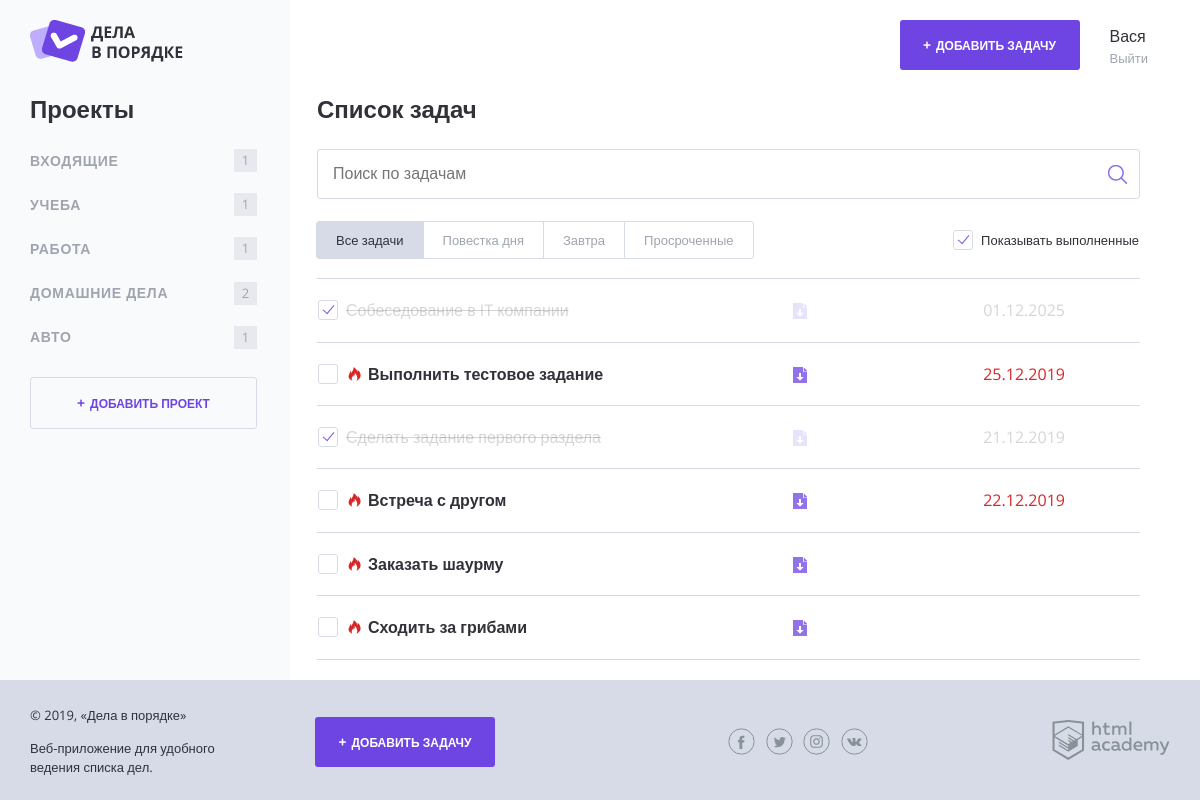
The page / on the database its author committed.
### tables this page shows
CREATE TABLE project (
    id INT AUTO_INCREMENT PRIMARY KEY COMMENT 'Идентификатор проекта',
    user_id INT NOT NULL COMMENT 'Пользователь, которому принадлежит проект',
    project_name VARCHAR(128) NOT NULL COMMENT 'Название проекта',
    INDEX (user_id)
);

CREATE TABLE task (
    id INT AUTO_INCREMENT PRIMARY KEY COMMENT 'Идентификатор задачи',
    user_id INT NOT NULL COMMENT 'Пользователь, которому принадлежит задача',
    project_id INT NOT NULL COMMENT 'Проект, которому принадлежит задача',
    task_name VARCHAR(128) NOT NULL COMMENT 'Название задачи',
    status_ready TINYINT DEFAULT 0 COMMENT 'Статус готовности',
    dt_add TIMESTAMP DEFAULT CURRENT_TIMESTAMP COMMENT 'Таймстэмп заведения задачи',
    dt_deadline VARCHAR(128) COMMENT 'Таймстэмп дедлайна',  
    INDEX (user_id),
    INDEX (project_id)
);

### helpers.php (called while the page is built, shortened)
<?php
function include_template($name, array $data = []) {
    $name = 'templates/' . $name;
    extract($data);
    require $name;
    $result = ob_get_clean();
    return $result;
}

### my_functions.php (called while the page is built, shortened)
<?php
function count_tasks2($con, $project_id){
     $query_count = "SELECT COUNT(id) FROM task WHERE project_id = $project_id";
     $result = mysqli_query($con,  $query_count)
          or exit('Ошибка подключения к бд в функции');
     $row = mysqli_fetch_row($result);
     return $row[0];
};
function count_hours($sample_date) {
     if ($sample_date) {
          $ts_of_date  = strtotime($sample_date);
          $ts_current = time();
          $diff_seconds = $ts_of_date - $ts_current;
          $diff_in_hours = $diff_seconds / 3600;
     }
     else {
          $diff_in_hours = 0;
     }
     return $diff_in_hours;
}
?>

### templates/main.php (the view, shortened to what this page needs)
<main class="content__main">
    <h2 class="content__main-heading">Список задач</h2>
    <form class="search-form" action="index.php" method="post" autocomplete="off">
        <input class="search-form__input" type="text" name="" value="" placeholder="Поиск по задачам">
        <input class="search-form__submit" type="submit" name="" value="Искать">
    </form>
    <div class="tasks-controls">
        <nav class="tasks-switch">
            <a href="/" class="tasks-switch__item tasks-switch__item--active">Все задачи</a>
            <a href="/" class="tasks-switch__item">Повестка дня</a>
            <a href="/" class="tasks-switch__item">Завтра</a>
            <a href="/" class="tasks-switch__item">Просроченные</a>
        </nav>
        <label class="checkbox">
            <span class="checkbox__text">Показывать выполненные</span>
        </label>
    </div>
    <table class="tasks">
        <?php foreach ($tasks as $one_task) :
            if ($show_complete_tasks == 0 and $one_task["status_ready"] == 1) continue; ?>
            <tr class="tasks__item task<?php if ($one_task["status_ready"]) echo ' task--completed'; elseif (count_hours($one_task["dt_deadline"]) < 24) echo ' task--important'; ?>">
                <td class="task__select">
                    <label class="checkbox task__checkbox">
                        <span class="checkbox__text"><?= htmlspecialchars($one_task["task_name"]); ?></span>
                    </label>
                </td>
                <td class="task__file">
                    <a class="download-link" href="#"></a>
                </td>
                <td class="task__date"> <?= htmlspecialchars($one_task["dt_deadline"]); ?> </td>
                <td class="task__controls">
                </td>
            </tr>
        <?php endforeach; ?>
    </table>
</main>

### templates/layout.php (shortened to what this page needs)
<!DOCTYPE html>
<html lang="ru">
<head>
    <link rel="stylesheet" href="css/normalize.css">
    <link rel="stylesheet" href="css/style.css">
    <link rel="stylesheet" href="css/flatpickr.min.css">
</head>
<body>
    <div class="page-wrapper">
        <div class="container container--with-sidebar">
            <header class="main-header">
                <a href="/">
                    <img src="img/logo.png" width="153" height="42" alt="Логотип Дела в порядке">
                </a>
                <div class="main-header__side">
                    <a class="main-header__side-item button button--plus open-modal" href="pages/form-task.html">Добавить задачу</a>
                    <div class="main-header__side-item user-menu">
                        <div class="user-menu__data">
                            <p><?= htmlspecialchars($user_name); ?></p>
                            <a href="#">Выйти</a>
                        </div>
                    </div>
                </div>
            </header>
            <div class="content">
                <section class="content__side">
                    <h2 class="content__side-heading">Проекты</h2>
                    <nav class="main-navigation">
                        <ul class="main-navigation__list">
                            <?php foreach ($projects as $one_project) : ?>
                                <li class="main-navigation__list-item">
                                    <a class="main-navigation__list-item-link" href="#"><?= htmlspecialchars($one_project['project_name']); ?></a>
                                    <span class="main-navigation__list-item-count"><?= count_tasks2($con, $one_project['id']); ?></span>
                                </li>
                            <?php endforeach; ?>
                        </ul>
                    </nav>
                    <a class="button button--transparent button--plus content__side-button" href="pages/form-project.html" target="project_add">Добавить проект</a>
                </section>
                <?= $main; ?>
            </div>
        </div>
    </div>
    <footer class="main-footer">
        <div class="container">
            <div class="main-footer__copyright">
                <p>© 2019, «Дела в порядке»</p>
                <p>Веб-приложение для удобного ведения списка дел.</p>
            </div>
            <a class="main-footer__button button button--plus" href="pages/form-task.html">Добавить задачу</a>
            <div class="main-footer__social social">
                <a class="social__link social__link--facebook" href="#">
                </a>
                <a class="social__link social__link--twitter" href="#">
                </a>
                <a class="social__link social__link--instagram" href="#">
                </a>
                <a class="social__link social__link--vkontakte" href="#">
                </a>
            </div>
            <div class="main-footer__developed-by">
                <a href="https://htmlacademy.ru/intensive/php">
                    <img src="img/htmlacademy.svg" alt="HTML Academy" width="118" height="40">
                </a>
            </div>
        </div>
    </footer>
</body>
</html>

### index.php
<?php
require_once 'my_functions.php';
require_once 'helpers.php';
$show_complete_tasks = rand(0, 1);
$user = [
    'id' => 1,
    'user_name' => 'Вася',
];
$con = mysqli_connect("localhost", "root", "mysql", "doinngsdone")
    or exit("Ошибка подключения: " . mysqli_connect_error());
mysqli_set_charset($con, 'utf8');
$projects = "SELECT id, project_name FROM project";
$projects_result = mysqli_query($con, $projects)
    or exit('Ошибка получения массива задач');
$projects_arr = mysqli_fetch_all($projects_result, MYSQLI_ASSOC);
$tasks = "SELECT * FROM task";
$tasks_result = mysqli_query($con, $tasks)
    or exit('Ошибка получения массива задач');
$tasks_arr = mysqli_fetch_all($tasks_result, MYSQLI_ASSOC);
$main = include_template(
    'main.php',
    [
        'tasks' => $tasks_arr,
        'show_complete_tasks' => $show_complete_tasks,
    ]
);
$layout = include_template(
    'layout.php',
    [
        'title' => 'Дела в порядке',
        'user_name' => $user['user_name'],
        'main' => $main,
        'projects' => $projects_arr,
        'tasks' => $tasks_arr,
        'con' => $con,
    ]
);
print($layout);

### rows shown on the page
project: project_name "ВХОДЯЩИЕ", id "1"
project: project_name "УЧЕБА", id "1"
project: project_name "РАБОТА", id "1"
project: project_name "ДОМАШНИЕ ДЕЛА", id "2"
project: project_name "АВТО", id "1"
task: task_name "Собеседование в IT компании", dt_deadline "01.12.2025"
task: task_name "Выполнить тестовое задание", dt_deadline "25.12.2019"
task: task_name "Сделать задание первого раздела", dt_deadline "21.12.2019"
task: task_name "Встреча с другом", dt_deadline "22.12.2019"
task: task_name "Заказать шаурму"
task: task_name "Сходить за грибами"

### other values the page prints
$user_name "Вася"
